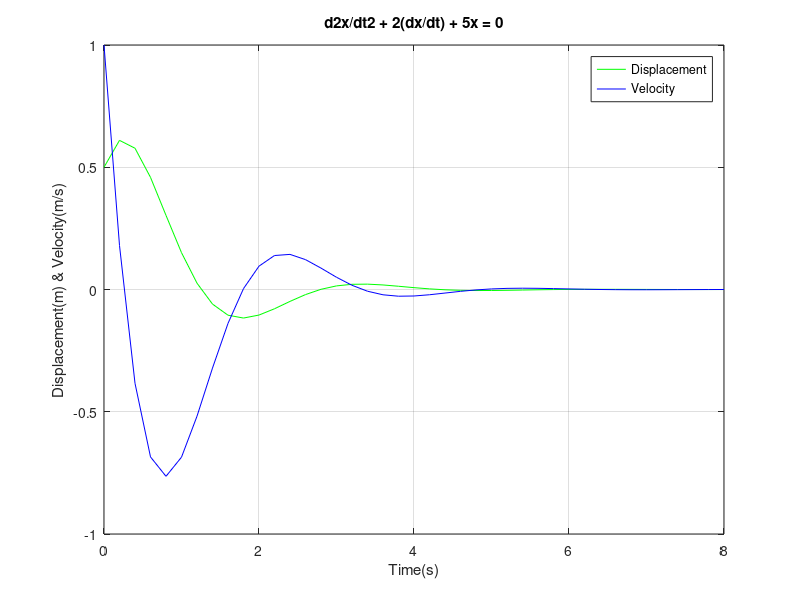
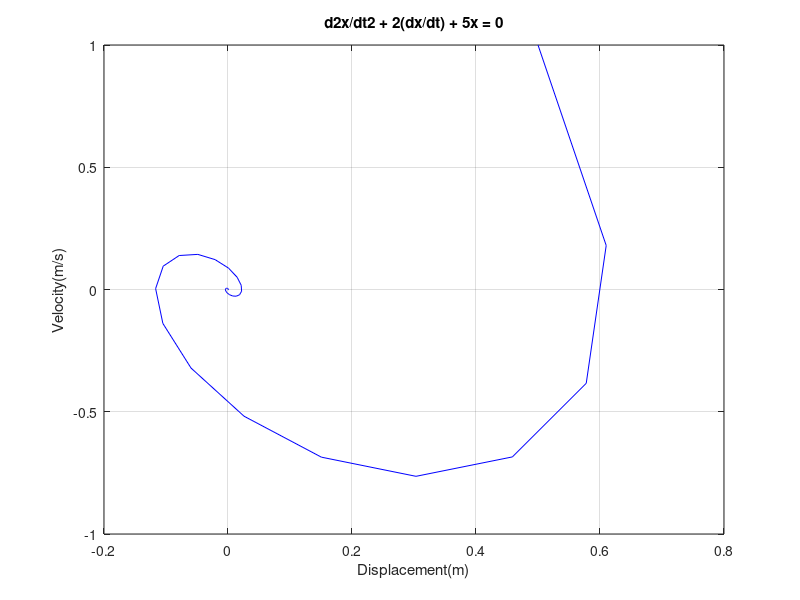

MATLAB code to generate these figures, in order:
close all;
clear all;
clc;

t(1)=0; x(1)=0.5; z(1)=1;   %Initial conditions: when t=0, velocity=1, displacement=0.5
h=0.2;        %Step size is 0.2
t=[0:h:8];    %Create a time array from 0 until 8 with step size h = 0.2
N=length(t);  %Store N as the length of time array

%Heun's Method
for i=1:N-1                           %Do a loop from i=1 until N-1
  dxdt(i) = z(i);                     %Define the 1st equation by introducing z as dxdt
  dzdt(i) = -(2.*dxdt(i) + 5*x(i));   %Define the 2nd equation by substituting z and dzdt into original equation
  t(i+1) = t(1) + i*h;                %Compute the time at the respective iteration

  x0 = x(i) + dxdt(i)*h;              %Compute the displacement predictor,the end point slope
  z0 = z(i) + dzdt(i)*h;              %Compute the velocity predictor,the end point slope

  islope_x = dxdt(i);                 %Compute the initial slope (dxdt or z) of displacement
  ave_slope_x = (islope_x + z0)/2;    %Compute the average slope from the sum of initial point slope and end point slope
  x(i+1) = x(i) + ave_slope_x*h;      %Compute the displacement at the respective iteration

  islope_z = dzdt(i);                            %Compute the initial slope (dzdt) of velocity
  ave_slope_z = (islope_z + (-2*z0 - 5*x0))/2;   %Compute the average slope from the sum of initial point slope and end point slope
  z(i+1) = z(i) + ave_slope_z*h;                 %Compute the velocity at the respective iteration
end

time = t';      %Store the time as transpose of t
d_Heun = x';    %Store the result of Heun displacement as transpose of x
v_Heun = z';    %Store the result of Heun velocity as transpose of z

%The Midpoint Method
for i=1:N-1                           %Do a loop from i=1 until N-1
  dxdt(i) = z(i);                     %Define the 1st equation by introducing z as dxdt
  dzdt(i) = -(2.*dxdt(i) + 5*x(i));   %Define the 2nd equation by substituting z and dzdt into original equation
  t(i+1) = t(1) + i*h;                %Compute the time at the respective iteration

  x_half = x(i) + dxdt(i)*(h/2);      %Compute the displacement slope at the midpoint
  z_half = z(i) + dzdt(i)*(h/2);      %Compute the velocity slope at the midpoint

  x(i+1) = x(i) + z_half*h;                 %Compute the displacement at the respective iteration
  z(i+1) = z(i) - (2*z_half + 5*x_half)*h;  %Compute the velocity at the respective iteration

end
d_midpoint = x';  %Store the result of Midpoint displacement as transpose of x
v_midpoint = z';  %Store the result of Midpoint velocity as transpose of z

%ODE45 Method
function dxdt = twoeq(t,x)            %Create a function dxdt with 2 inputs which are t and x
  dxdt(1) = x(2);                     %Define the 1st equation with x(2) corresponding to the first derivative
  dxdt(2) = -(2*dxdt(1) + 5*x(1));    %Define the 2nd equation by substituting dxdt(1) into it
  dxdt = dxdt';                       %Store the result of dxdt as transpose of dxdt
end

time_span=[0:h:8];            %Create a time span array from 0 until 8 with step size h = 0.2
initial_condition=[1,0.5];    %Store initial condition as velocity(dxdt)=1 and displacement(x)=0.5

[t,x] = ode45(@twoeq,time_span,initial_condition);  %Compute the displacement and velocity using ode45 function

d_ODE45 = x(:,1);   %Store the result of ODE45 displacement from the all row and column 1 from Matrix x
v_ODE45 = x(:,2);   %Store the result of ODE45 velocity from the all row and column 2 from Matrix x

%Print the velocity table
printf("Velocity: \n");
printf("   Time(s)   Heun   Midpoint   ODE45 \n");
printf("============================================\n")
v = [time, v_Heun, v_midpoint, v_ODE45]       %Print time, velocity results from Heun, Midpoint and ode45 function

%Print the displacement table
printf("Displacement: \n");
printf("   Time(s)   Heun   Midpoint   ODE45 \n");
printf("============================================\n")
d = [time, d_Heun, d_midpoint, d_ODE45]     %Print time, displacement results from Heun, Midpoint and ode45 function

figure(1)                 %Create figure plot 1
plot(time,d_Heun, 'g');   %Plot the Heun displacement vs time with green line
grid on;                  %Put the grid on the plot
hold on;
plot(time,v_Heun, 'b');   %Plot the Heun velocity vs time with blue line
xlabel("Time(s)");        %Label x axis with time
ylabel("Displacement(m) & Velocity(m/s)");  %Label y axis with displacement(m) and velocity(m/s)
title("d2x/dt2 + 2(dx/dt) + 5x = 0");       %Label the plot title
legend({"Displacement" "Velocity"});        %Label the line legend

figure(2)                   %Create figure plot 2
plot(d_Heun,v_Heun, 'b');   %Plot Heun velocity vs Heun displacement with blue line
grid on;                    %Put the grid on the plot
xlabel("Displacement(m)");  %Label x axis with displacement
ylabel("Velocity(m/s)");    %Label y axis with velocity
title("d2x/dt2 + 2(dx/dt) + 5x = 0"); %Label the plot title

